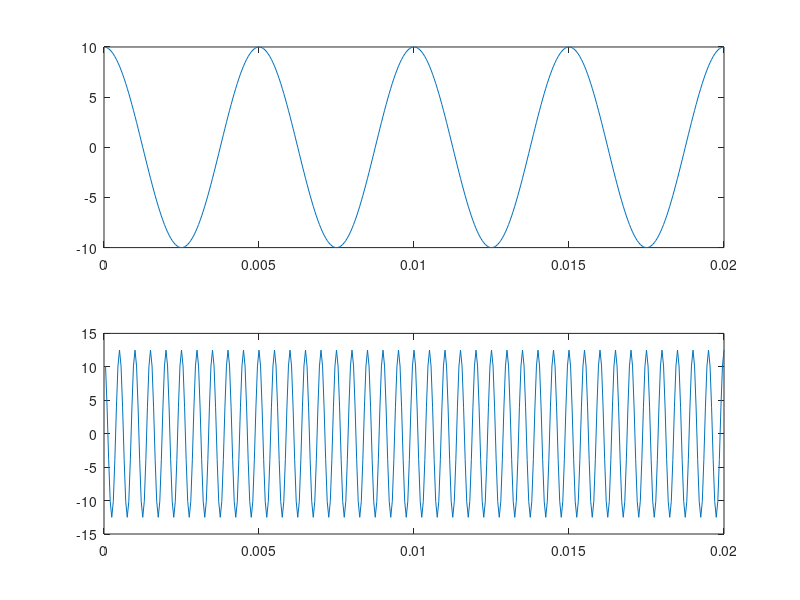
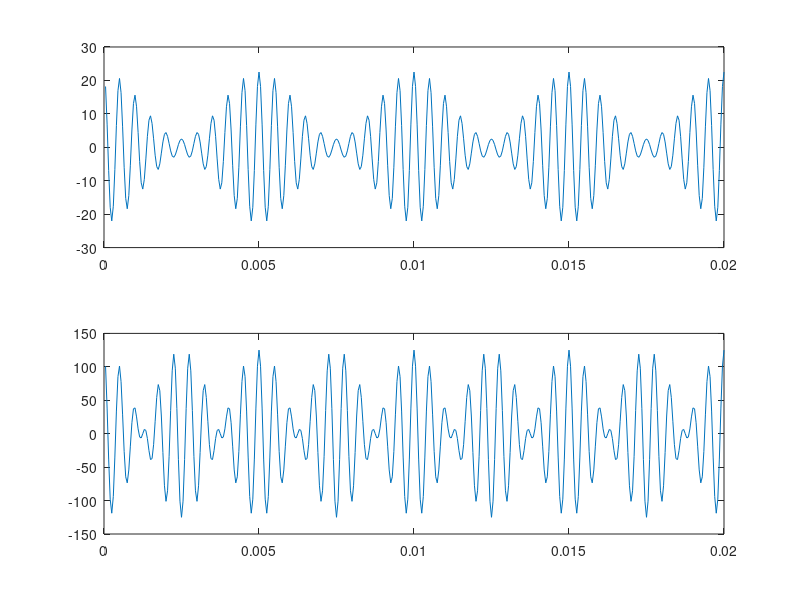
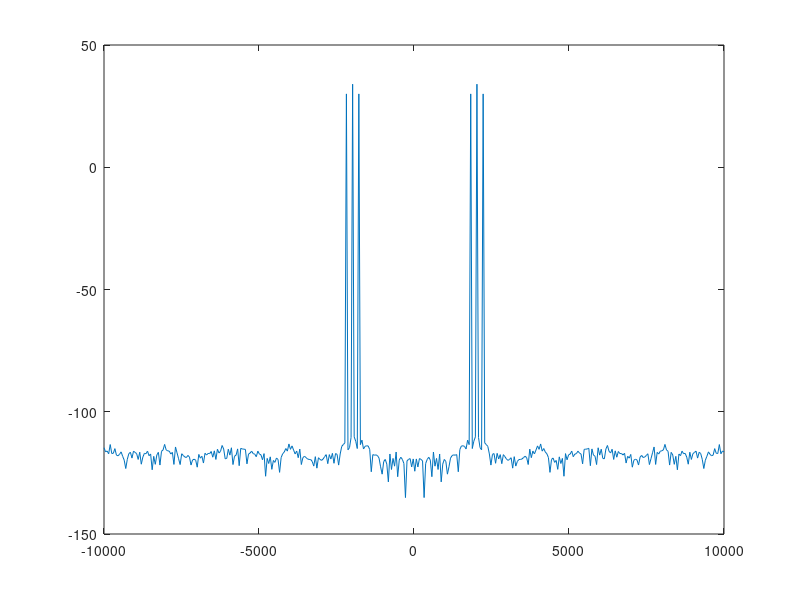
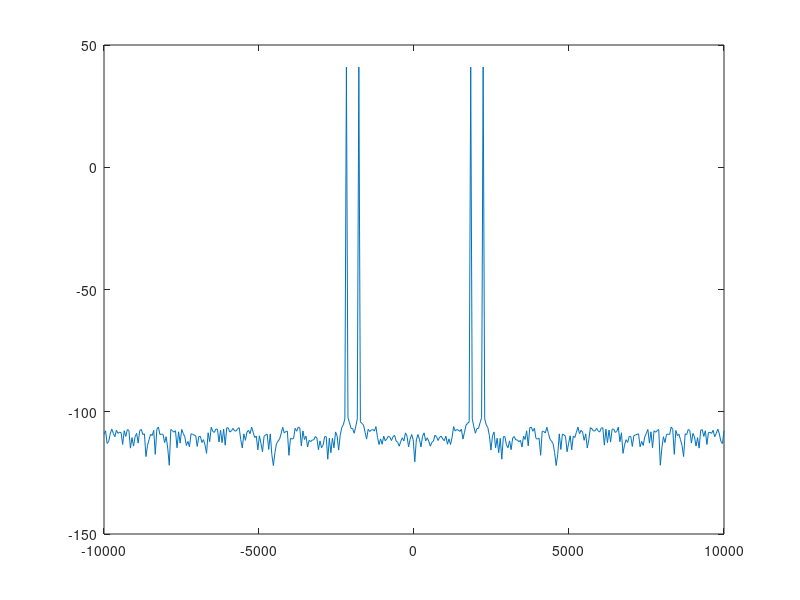

Source code (MATLAB) for these figures, in order:
% comparing dsb-fc and dsb-sc

am=10;
fm=200;
fc=2000;
mu=0.8;

ac=am/mu;

fs=10*fc;
nf=fs/2;
ts=1/fs;
to=0.02;
t=ts:ts:to;
N=length(t);
f=linspace(-nf,nf,N);

mt=am*cos(2*pi*fm*t);
ct=ac*cos(2*pi*fc*t);

figure;
subplot(2,1,1);
plot(t,mt);
subplot(2,1,2);
plot(t,ct);

x1=ac*(1+mu*cos(2*pi*fm*t)).*cos(2*pi*fc*t); % Am
x2=mt.*(ac*cos(2*pi*fc*t)); %dsb-sc

figure;
subplot(2,1,1);
plot(t,x1);
subplot(2,1,2);
plot(t,x2);

x1f=fftshift(fft(x1,N));
x1f_mod=10*log10(abs(x1f));

x2f=fftshift(fft(x2,N));
x2f_mod=10*log10(abs(x2f));

figure;
plot(f,x1f_mod);

figure;
plot(f,x2f_mod);